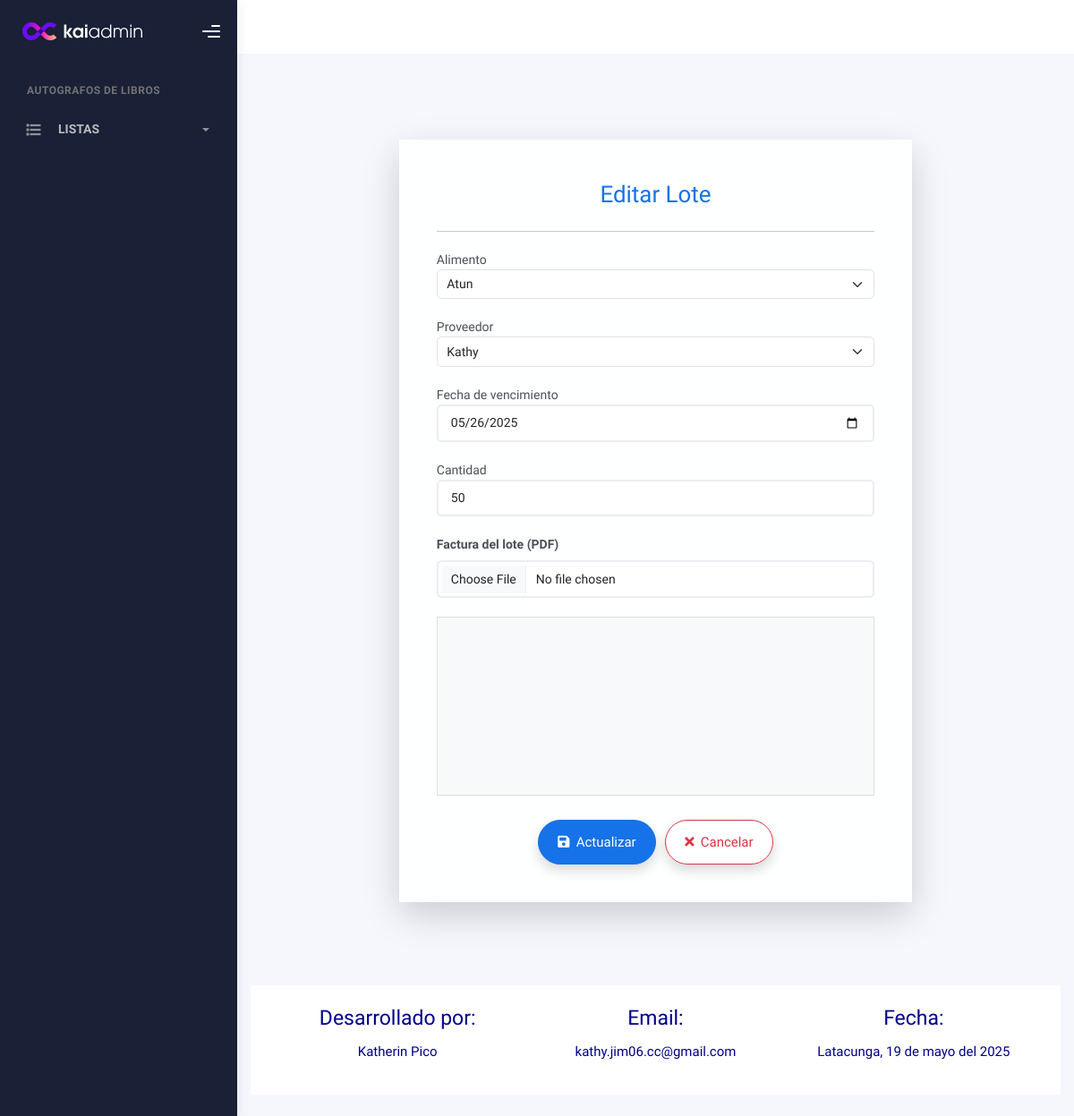
The app's page /editarLote/1/, older data.
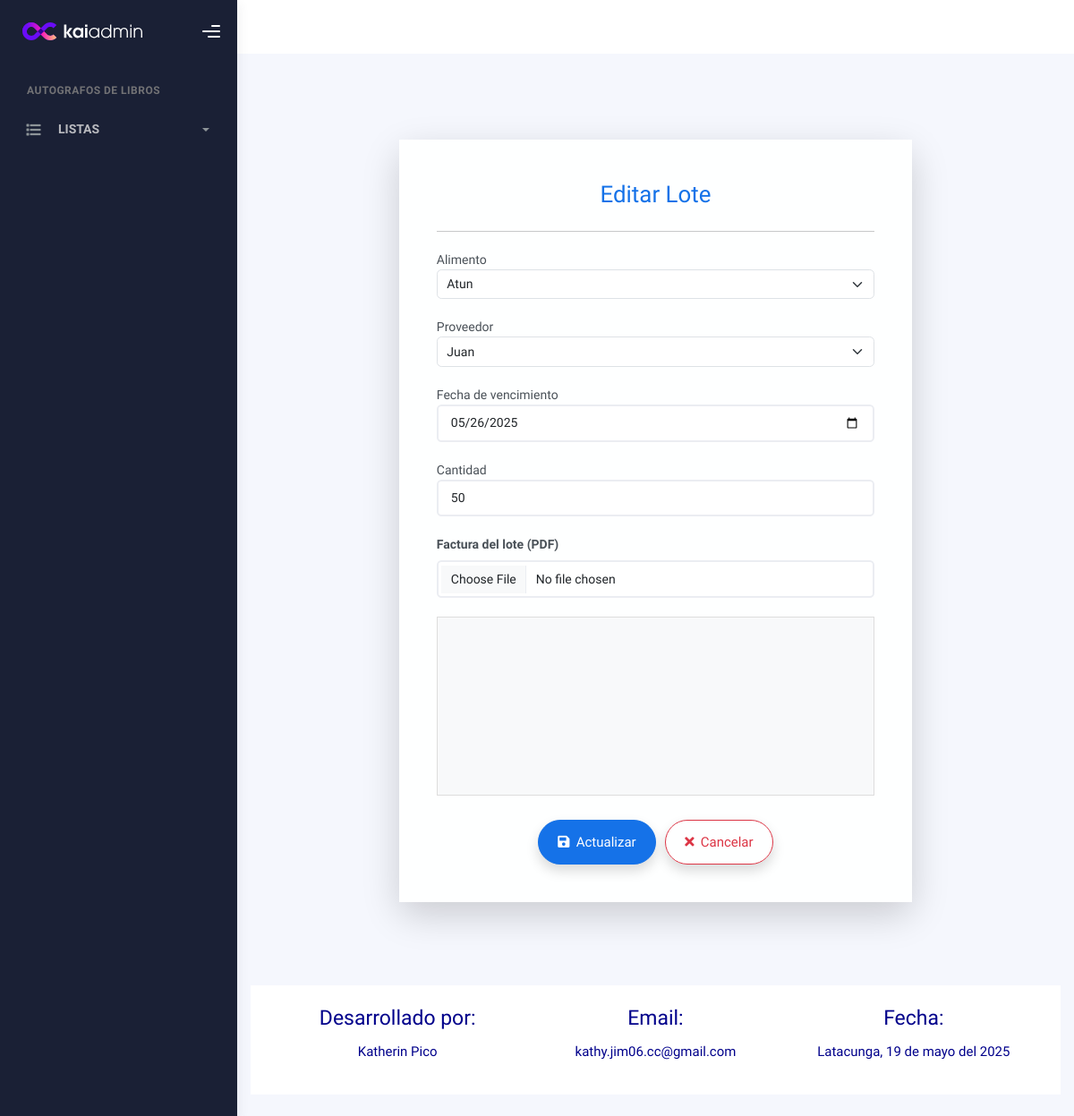
The same page, newer data.
### Aplicaciones/Lotes/models.py (models this page shows, shortened)
class Lote(models.Model):
    alimento = models.ForeignKey(Alimento, on_delete=models.CASCADE, related_name='lotes')
    proveedor = models.ForeignKey(Proveedor, on_delete=models.CASCADE, related_name='lotes')
    fecha_vencimiento = models.DateField()
    cantidad = models.PositiveIntegerField(default=0)
    pdf_factura = models.FileField(upload_to='Lotes', null=True, blank=True)

### Aplicaciones/Proveedor/models.py (models this page shows, shortened)
class Proveedor(models.Model):
    nombre = models.CharField(max_length=100)
    telefono = models.CharField(max_length=20)
    pdf_certificado_sanitario = models.FileField(upload_to='Proveedores', null=True, blank=True)

### Aplicaciones/Alimentos/models.py (models this page shows)
class Alimento(models.Model):
    nombre = models.CharField(max_length=100)
    tipo = models.CharField(max_length=50)
    foto_alimento = models.ImageField(upload_to='Alimentos', null=True, blank=True)

### Aplicaciones/Lotes/views.py (the view)
# urls.py: path('editarLote/<int:id>/', views.editarLote, name='editarLote'),
def editarLote(request, id):
    lote = get_object_or_404(Lote, id=id)
    alimentos = Alimento.objects.all()
    proveedores = Proveedor.objects.all()
    return render(request, "editarLote.html", {
        'loteEditar': lote,
        'alimentos': alimentos,
        'proveedores': proveedores
    })

### Aplicaciones/Lotes/templates/editarLote.html (shortened to what this page needs)
{% extends 'plantilla.html' %}
{% load static %}
{% block contenido %}
<br><br><br>
<div class="row justify-content-center">
    <div class="col-md-8">
        <div class="card shadow-lg border-0 rounded-4">
            <div class="card-body p-5" style="background-color: #feffff;">
                <h2 class="text-center text-primary mb-4">Editar Lote</h2>
                <hr class="mb-4">
                <form id="frm_editar_lote" method="post" action="/procesarEdicionLote/" enctype="multipart/form-data">
                    <label for="alimento_id">Alimento</label>
                    <select name="alimento_id" id="alimento_id" class="form-select" required>
                        {% for alimento in alimentos %}
                            <option value="{{ alimento.id }}" {% if loteEditar.alimento.id == alimento.id %}selected{% endif %}>{{ alimento.nombre }}</option>
                        {% endfor %}
                    </select>
                    <br>
                    <label for="proveedor_id">Proveedor</label>
                    <select name="proveedor_id" id="proveedor_id" class="form-select" required>
                        {% for proveedor in proveedores %}
                            <option value="{{ proveedor.id }}" {% if loteEditar.proveedor.id == proveedor.id %}selected{% endif %}>{{ proveedor.nombre }}</option>
                        {% endfor %}
                    </select>
                    <br>
                    <label for="fecha_vencimiento">Fecha de vencimiento</label>
                    <input type="date" name="fecha_vencimiento" id="fecha_vencimiento" class="form-control" value="{{ loteEditar.fecha_vencimiento|date:'Y-m-d' }}" required>
                    <br>
                    <label for="cantidad">Cantidad</label>
                    <input type="number" name="cantidad" id="cantidad" class="form-control" min="1" value="{{ loteEditar.cantidad }}" required>
                    <br>
                    <label for="pdf_factura" class="form-label fw-semibold">Factura del lote (PDF)</label>
                    <input type="file" name="pdf_factura" id="pdf_factura" class="form-control">
                    {% if loteEditar.pdf_factura %}
                        <br>
                        <iframe
                            src="{{ loteEditar.pdf_factura.url }}#page=1"
                            width="100%"
                            height="200"
                            style="border: 1px solid #ddd; background: #f8f9fa;"
                            title="Vista previa del documento">
                        </iframe>
                    {% endif %}
                    <div class="text-center mt-4">
                        <button type="submit" class="btn btn-primary btn-lg px-4 me-2 rounded-pill shadow">
                            <i class="fa fa-save me-1"></i> Actualizar
                        </button>
                        <a href="/listaLotes/" class="btn btn-outline-danger btn-lg px-4 rounded-pill shadow">
                            <i class="fa fa-times me-1"></i> Cancelar
                        </a>
                    </div>
                </form>
            </div>
        </div>
    </div>
</div>
<br><br><br>
{% endblock %}

Row changes from the older to the newer data that the page shows:
changed Lote "Atun": proveedor_id "Kathy" → "Juan"
